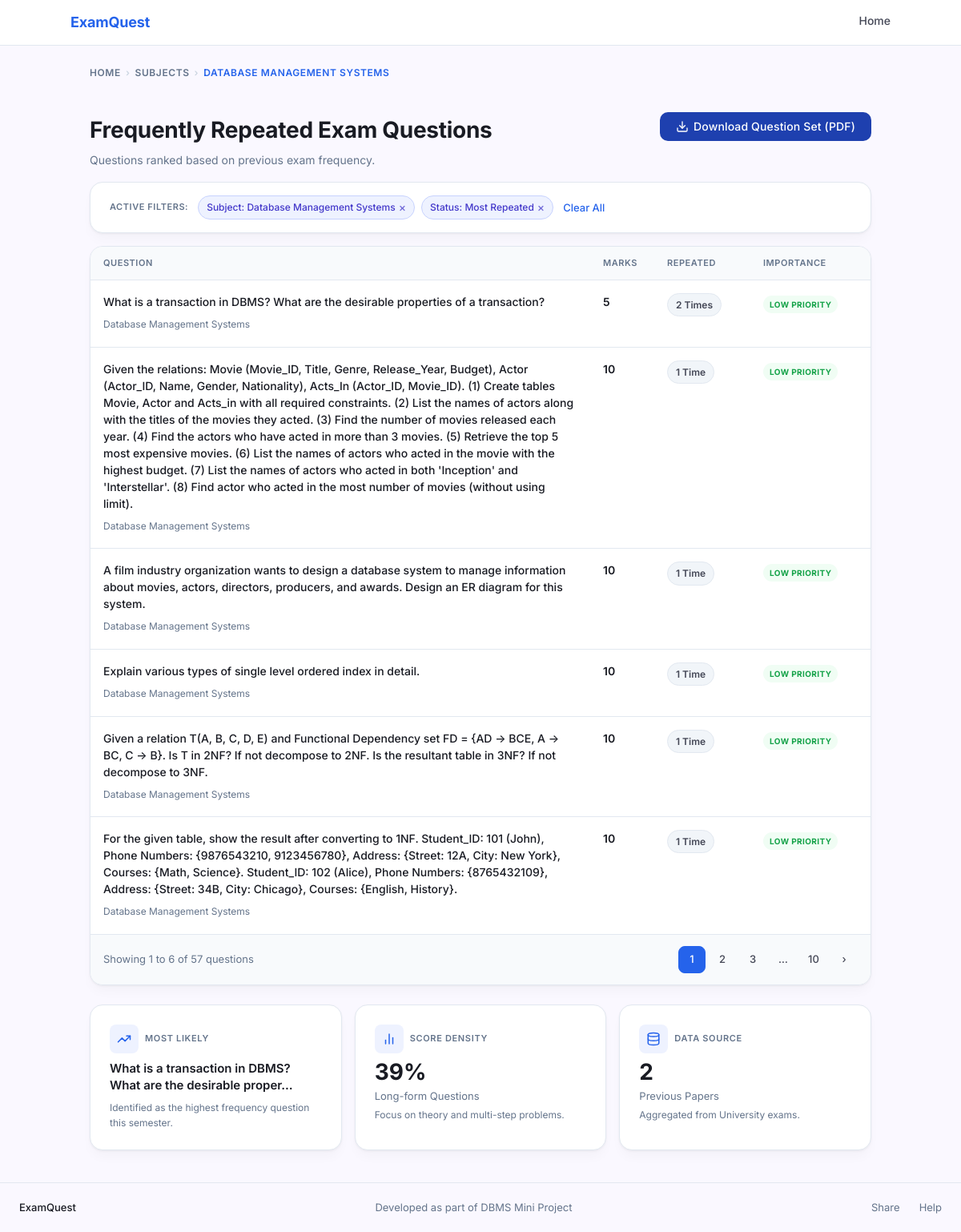
The page /questions.php?subject_id=5 on the database its author committed.
### tables this page shows
CREATE TABLE subject (
    subject_id   INT AUTO_INCREMENT PRIMARY KEY,
    subject_name VARCHAR(200) NOT NULL,
    semester     VARCHAR(10)  NOT NULL,
    subject_type VARCHAR(50)  NOT NULL DEFAULT 'Core Subject',
    syllabus_id  INT NOT NULL,
    branch_id    INT NOT NULL,
    UNIQUE KEY uq_subject (subject_name(150), semester, syllabus_id, branch_id),
    FOREIGN KEY (syllabus_id) REFERENCES syllabus(syllabus_id) ON DELETE CASCADE,
    FOREIGN KEY (branch_id)   REFERENCES branch(branch_id)     ON DELETE CASCADE
);

CREATE TABLE questions (
    question_id   INT AUTO_INCREMENT PRIMARY KEY,
    subject_id    INT         NOT NULL,
    question_text MEDIUMTEXT  NOT NULL,
    marks         INT         NOT NULL DEFAULT 0,
    frequency     INT         NOT NULL DEFAULT 1,
    UNIQUE KEY uq_question (subject_id, question_text(500)),
    FOREIGN KEY (subject_id) REFERENCES subject(subject_id) ON DELETE CASCADE
);

### questions.php (the view, shortened to what this page needs)
<?php
require_once 'db.php';
$subject_id  = intval($_GET['subject_id']  ?? 0);
$syllabus_id = intval($_GET['syllabus_id'] ?? 0);
$branch_id   = intval($_GET['branch_id']   ?? 0);
$semester    = trim($_GET['semester']       ?? '');
$page        = max(1, intval($_GET['page'] ?? 1));
$stmt = $conn->prepare('
    SELECT s.subject_name, s.semester, s.subject_type,
           sy.regulation_year, b.branch_name,
           s.syllabus_id, s.branch_id
    FROM subject s
    JOIN syllabus sy ON sy.syllabus_id = s.syllabus_id
    JOIN branch   b  ON b.branch_id   = s.branch_id
    WHERE s.subject_id = ?
');
$stmt->bind_param('i', $subject_id);
$stmt->execute();
$subject_info = $stmt->get_result()->fetch_assoc();
if ($syllabus_id <= 0) $syllabus_id = intval($subject_info['syllabus_id']);
if ($branch_id   <= 0) $branch_id   = intval($subject_info['branch_id']);
if ($semester === '')  $semester    = $subject_info['semester'];
$stmt = $conn->prepare('SELECT COUNT(*) AS total FROM questions WHERE subject_id = ?');
$stmt->bind_param('i', $subject_id);
$stmt->execute();
$total_questions = intval($stmt->get_result()->fetch_assoc()['total']);
$total_pages = $total_questions > 0 ? (int)ceil($total_questions / PER_PAGE) : 1;
$page = min($page, $total_pages);
$offset = ($page - 1) * PER_PAGE;
$stmt = $conn->prepare('
    SELECT question_id, question_text, marks, frequency
    FROM questions
    WHERE subject_id = ?
    ORDER BY frequency DESC, marks DESC
    LIMIT ? OFFSET ?
');
$per_page = PER_PAGE;
$stmt->bind_param('iii', $subject_id, $per_page, $offset);
$stmt->execute();
$questions_result = $stmt->get_result();
$questions = [];
while ($row = $questions_result->fetch_assoc()) {
    $questions[] = $row;
}
function getImportance(int $freq): array {
    return              ['label' => 'LOW PRIORITY',         'class' => 'badge--green'];
}
function getRepeatedLabel(int $freq): string {
    return $freq === 1 ? '1 Time' : $freq . ' Times';
}
$stmt = $conn->prepare('SELECT COUNT(*) AS cnt FROM questions WHERE subject_id = ? AND marks >= 10');
$stmt->bind_param('i', $subject_id);
$stmt->execute();
$long_form_count = intval($stmt->get_result()->fetch_assoc()['cnt']);
$long_form_pct = $total_questions > 0 ? round(($long_form_count / $total_questions) * 100) : 0;
$stmt = $conn->prepare('SELECT MAX(frequency) AS max_freq FROM questions WHERE subject_id = ?');
$stmt->bind_param('i', $subject_id);
$stmt->execute();
$max_freq = intval($stmt->get_result()->fetch_assoc()['max_freq']);
$stmt = $conn->prepare('SELECT question_text FROM questions WHERE subject_id = ? ORDER BY frequency DESC LIMIT 1');
$stmt->bind_param('i', $subject_id);
$stmt->execute();
$top_row = $stmt->get_result()->fetch_assoc();
$top_topic = $top_row ? (strlen($top_row['question_text']) > 60 ? substr($top_row['question_text'], 0, 60) . '…' : $top_row['question_text']) : 'N/A';
function pageUrl(int $p): string {
    $params = $_GET;
    $params['page'] = $p;
    return '?' . http_build_query($params);
}
?>
<!DOCTYPE html>
<html lang="en">
<head>
    <link rel="stylesheet" href="style.css">
</head>
<body>
<nav class="nav">
    <div class="nav__inner">
        <a href="index.php" class="nav__brand">ExamQuest</a>
        <div class="nav__links">
            <a href="index.php">Home</a>
        </div>
    </div>
</nav>
<main>
    <div class="container questions-layout">
        <nav class="breadcrumb" aria-label="Breadcrumb">
            <a href="index.php">Home</a>
            <span class="breadcrumb__sep">›</span>
            <a href="subject.php?syllabus_id=<?= $syllabus_id ?>&branch_id=<?= $branch_id ?>&semester=<?= urlencode($semester) ?>">Subjects</a>
            <span class="breadcrumb__sep">›</span>
            <span class="breadcrumb__current"><?= htmlspecialchars(strtoupper($subject_info['subject_name']), ENT_QUOTES, 'UTF-8') ?></span>
        </nav>
        <div class="page-header">
            <div>
                <h1>Frequently Repeated Exam Questions</h1>
                <p>Questions ranked based on previous exam frequency.</p>
            </div>
            <a href="generate_pdf.php?subject_id=<?= $subject_id ?>" class="btn btn--pdf">
                <svg xmlns="http://www.w3.org/2000/svg" width="16" height="16" viewBox="0 0 24 24" fill="none" stroke="currentColor" stroke-width="2" stroke-linecap="round" stroke-linejoin="round"><path d="M21 15v4a2 2 0 0 1-2 2H5a2 2 0 0 1-2-2v-4"/><polyline points="7 10 12 15 17 10"/><line x1="12" y1="15" x2="12" y2="3"/></svg>
                Download Question Set (PDF)
            </a>
        </div>
        <div class="card active-filters">
            <span class="active-filters__label">Active Filters:</span>
            <span class="chip">Subject: <?= htmlspecialchars($subject_info['subject_name'], ENT_QUOTES, 'UTF-8') ?> <a href="subject.php?syllabus_id=<?= $syllabus_id ?>&branch_id=<?= $branch_id ?>&semester=<?= urlencode($semester) ?>">×</a></span>
            <span class="chip">Status: Most Repeated <a href="<?= pageUrl(1) ?>">×</a></span>
            <a href="subject.php?syllabus_id=<?= $syllabus_id ?>&branch_id=<?= $branch_id ?>&semester=<?= urlencode($semester) ?>" class="link--clear">Clear All</a>
        </div>
        <?php if (empty($questions)): ?>
        <div class="card" style="text-align:center;padding:48px;color:var(--color-secondary-text);">
            <p>No questions available for this subject yet.</p>
            <a href="admin.php" class="btn btn--primary" style="margin-top:16px;">Add Questions</a>
        </div>
        <?php else: ?>
        <div class="card question-table">
            <table>
                <thead>
                    <tr>
                        <th>Question</th>
                        <th style="width:80px;">Marks</th>
                        <th style="width:120px;">Repeated</th>
                        <th style="width:150px;">Importance</th>
                    </tr>
                </thead>
                <tbody>
                    <?php foreach ($questions as $i => $q):
                          $imp = getImportance(intval($q['frequency']));
                    ?>
                    <tr>
                        <td>
                            <p class="question-text"><?= htmlspecialchars($q['question_text'], ENT_QUOTES, 'UTF-8') ?></p>
                            <span class="question-meta">
                                <?= htmlspecialchars($subject_info['subject_name'], ENT_QUOTES, 'UTF-8') ?>
                            </span>
                        </td>
                        <td class="marks-cell"><?= intval($q['marks']) ?></td>
                        <td class="freq-cell">
                            <span class="freq-badge"><?= getRepeatedLabel(intval($q['frequency'])) ?></span>
                        </td>
                        <td class="importance-cell">
                            <span class="badge <?= $imp['class'] ?>"><?= $imp['label'] ?></span>
                        </td>
                    </tr>
                    <?php endforeach; ?>
                </tbody>
            </table>
            <div class="pagination">
                <span class="pagination__info">
                    Showing <?= $offset + 1 ?> to <?= min($offset + PER_PAGE, $total_questions) ?> of <?= $total_questions ?> questions
                </span>
                <div class="pagination__pages">
                    <?php
                    $window = 2;
                    $shown = [];
                    for ($p = 1; $p <= $total_pages; $p++) {
                        if ($p === 1 || $p === $total_pages || abs($p - $page) <= $window) {
                            $shown[] = $p;
                        }
                    }
                    $prev = null;
                    foreach ($shown as $p):
                        if ($prev !== null && $p - $prev > 1): ?>
                        <span class="page-btn page-btn--ellipsis">…</span>
                    <?php endif; ?>
                    <a href="<?= pageUrl($p) ?>"
                       class="page-btn <?= $p === $page ? 'page-btn--active' : '' ?>"
                       aria-label="Page <?= $p ?>"
                       <?= $p === $page ? 'aria-current="page"' : '' ?>>
                        <?= $p ?>
                    </a>
                    <?php $prev = $p;
                    endforeach; ?>
                    <?php if ($page < $total_pages): ?>
                    <a href="<?= pageUrl($page + 1) ?>" class="page-btn" aria-label="Next page">›</a>
                    <?php endif; ?>
                </div>
            </div>
        </div>
        <?php endif; ?>
        <div class="stats-row">
            <div class="card stat-card">
                <div class="stat-card__header">
                    <div class="stat-card__icon">
                        <svg xmlns="http://www.w3.org/2000/svg" viewBox="0 0 24 24" fill="none" stroke="currentColor" stroke-width="2" stroke-linecap="round" stroke-linejoin="round"><polyline points="22 7 13.5 15.5 8.5 10.5 2 17"/><polyline points="16 7 22 7 22 13"/></svg>
                    </div>
                    <span class="stat-card__eyebrow">Most Likely</span>
                </div>
                <div style="font-size:15px;font-weight:600;color:var(--color-on-surface);line-height:1.4;margin-bottom:4px;">
                    <?= htmlspecialchars(strlen($top_topic) > 80 ? substr($top_topic, 0, 80) . '…' : $top_topic, ENT_QUOTES, 'UTF-8') ?>
                </div>
                <div class="stat-card__note">Identified as the highest frequency question this semester.</div>
            </div>
            <div class="card stat-card">
                <div class="stat-card__header">
                    <div class="stat-card__icon">
                        <svg xmlns="http://www.w3.org/2000/svg" viewBox="0 0 24 24" fill="none" stroke="currentColor" stroke-width="2" stroke-linecap="round" stroke-linejoin="round"><line x1="18" y1="20" x2="18" y2="10"/><line x1="12" y1="20" x2="12" y2="4"/><line x1="6" y1="20" x2="6" y2="14"/></svg>
                    </div>
                    <span class="stat-card__eyebrow">Score Density</span>
                </div>
                <div class="stat-card__value"><?= $long_form_pct ?>%</div>
                <div class="stat-card__label">Long-form Questions</div>
                <div class="stat-card__note">Focus on theory and multi-step problems.</div>
            </div>
            <div class="card stat-card">
                <div class="stat-card__header">
                    <div class="stat-card__icon">
                        <svg xmlns="http://www.w3.org/2000/svg" viewBox="0 0 24 24" fill="none" stroke="currentColor" stroke-width="2" stroke-linecap="round" stroke-linejoin="round"><ellipse cx="12" cy="5" rx="9" ry="3"/><path d="M21 12c0 1.66-4 3-9 3s-9-1.34-9-3"/><path d="M3 5v14c0 1.66 4 3 9 3s9-1.34 9-3V5"/></svg>
                    </div>
                    <span class="stat-card__eyebrow">Data Source</span>
                </div>
                <div class="stat-card__value"><?= $max_freq ?></div>
                <div class="stat-card__label">Previous Papers</div>
                <div class="stat-card__note">Aggregated from University exams.</div>
            </div>
        </div>
    </div>
</main>
<footer class="footer">
    <div class="footer__brand">ExamQuest</div>
    <div class="footer__tagline">Developed as part of DBMS Mini Project</div>
    <div class="footer__links">
        <a href="#">Share</a>
        <a href="#">Help</a>
    </div>
</footer>
</body>
</html>

### rows shown on the page
subject: subject_name "DATABASE MANAGEMENT SYSTEMS", subject_name "Database Management Systems"
questions: question_text "What is a transaction in DBMS? What are the desirable properties of a transaction?", subject.subject_name "Database Management Systems", marks "5", frequency "2 Times", frequency "LOW PRIORITY", question_text "What is a transaction in DBMS? What are the desirable proper…"
questions: question_text "Given the relations: Movie (Movie_ID, Title, Genre, Release_Year, Budget), Actor (Actor_ID, Name, Gender, Nationality), Acts_In (Actor_ID, Movie_ID). (1) Create tables Movie, Actor and Acts_in with all required constraints. (2) List the names of actors along with the titles of the movies they acted. (3) Find the number of movies released each year. (4) Find the actors who have acted in more than 3 movies. (5) Retrieve the top 5 most expensive movies. (6) List the names of actors who acted in the movie with the highest budget. (7) List the names of actors who acted in both 'Inception' and 'Interstellar'. (8) Find actor who acted in the most number of movies (without using limit).", subject.subject_name "Database Management Systems", marks "10", frequency "1 Time", frequency "LOW PRIORITY"
questions: question_text "A film industry organization wants to design a database system to manage information about movies, actors, directors, producers, and awards. Design an ER diagram for this system.", subject.subject_name "Database Management Systems", marks "10", frequency "1 Time", frequency "LOW PRIORITY"
questions: question_text "Explain various types of single level ordered index in detail.", subject.subject_name "Database Management Systems", marks "10", frequency "1 Time", frequency "LOW PRIORITY"
questions: question_text "Given a relation T(A, B, C, D, E) and Functional Dependency set FD = {AD → BCE, A → BC, C → B}. Is T in 2NF? If not decompose to 2NF. Is the resultant table in 3NF? If not decompose to 3NF.", subject.subject_name "Database Management Systems", marks "10", frequency "1 Time", frequency "LOW PRIORITY"
questions: question_text "For the given table, show the result after converting to 1NF. Student_ID: 101 (John), Phone Numbers: {9876543210, 9123456780}, Address: {Street: 12A, City: New York}, Courses: {Math, Science}. Student_ID: 102 (Alice), Phone Numbers: {8765432109}, Address: {Street: 34B, City: Chicago}, Courses: {English, History}.", subject.subject_name "Database Management Systems", marks "10", frequency "1 Time", frequency "LOW PRIORITY"

### other values the page prints
$offset + 1 "1"
min($offset + PER_PAGE, $total_questions) "6"
$total_questions "57"
$p "1"
$p "2"
$p "3"
$p "10"
$long_form_pct "39"
$max_freq "2"
